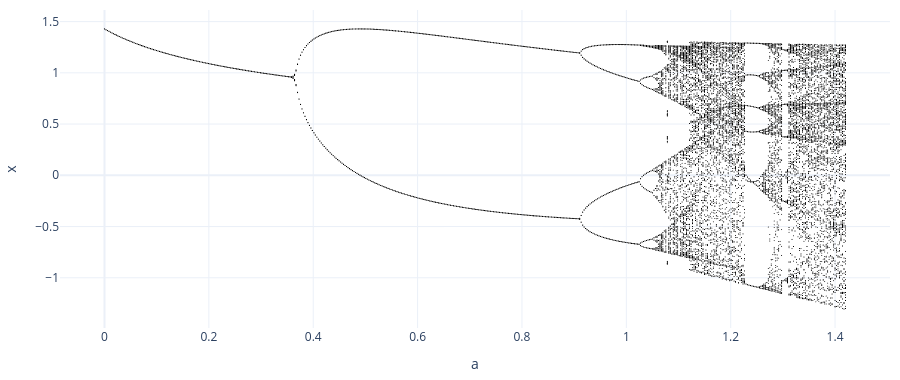
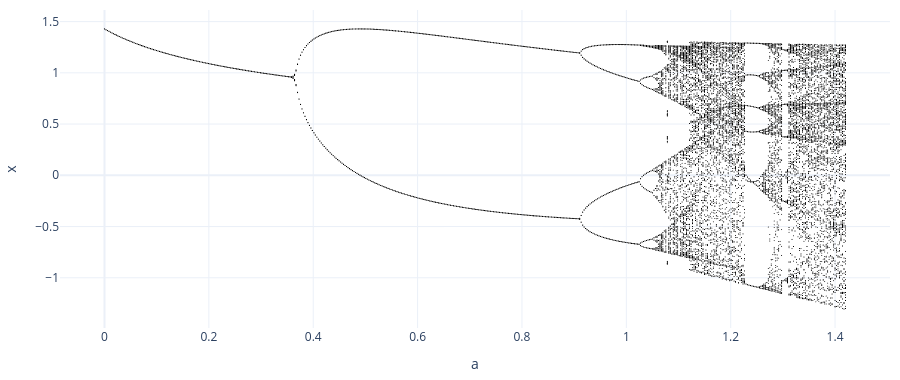

The notebook cell saved with these charts, in order:
### Markdown cell above
**Orbit diagram in `a`** (b = 0.3).

### Code cell
import numpy as np
P, X = orbit_diagram(mb, "a", np.linspace(0, 1.42, 500), "x", transient=400, keep=120)
show_figure(go.Figure(go.Scattergl(x=P, y=X, mode="markers", marker=dict(size=1, color="black"))),
            xaxis_title="a", yaxis_title="x", height=380)

### Figure 1 — Plotly figure (JSON) as saved in the notebook; plotly's stock layout.template omitted (floating-point values rounded to 4 significant figures; data arrays with more than 128 entries replaced by an {"elided": "..."} marker saying what was removed)
{"data": [{"marker": {"color": "black", "size": 1}, "mode": "markers", "type": "scattergl", "x": {"elided": "60500 float values"}, "y": {"elided": "60500 float values"}}], "layout": {"height": 380, "margin": {"b": 40, "l": 50, "r": 10, "t": 10}, "paper_bgcolor": "white", "plot_bgcolor": "white", "xaxis": {"title": {"text": "a"}}, "yaxis": {"title": {"text": "x"}}}}

### Figure 2 — Plotly figure (JSON) as saved in the notebook; plotly's stock layout.template omitted (floating-point values rounded to 4 significant figures; data arrays with more than 128 entries replaced by an {"elided": "..."} marker saying what was removed)
{"data": [{"marker": {"color": "black", "size": 1}, "mode": "markers", "type": "scattergl", "x": {"elided": "60500 float values"}, "y": {"elided": "60500 float values"}}], "layout": {"height": 380, "margin": {"b": 40, "l": 50, "r": 10, "t": 10}, "paper_bgcolor": "white", "plot_bgcolor": "white", "xaxis": {"title": {"text": "a"}}, "yaxis": {"title": {"text": "x"}}}}
